Frame 1 (no input): blank canvas, image omitted
Frame 60 (the mouse pressed at the canvas centre just before this capture): blank canvas, image omitted
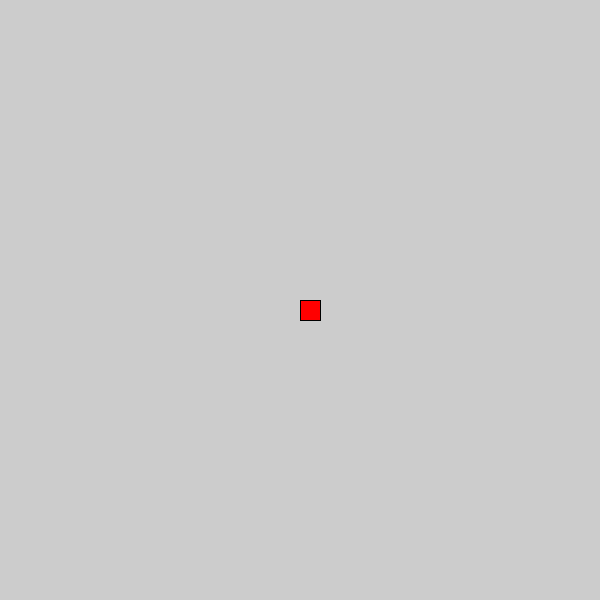
Frame 120 (the mouse held since frame 60 and released just before this capture)

The Processing sketch whose frames 1 and 60 were blank and that drew this single picture after the mouse press (run headless with seeded random() and noise(); from frame 60 on, the mouse is pressed at the canvas centre):

// Processing sketch: zona_cuadrada_al_centro
// ── zona_cuadrada_al_centro.pde
void setup() {
  size(600, 600);
}

void draw() {
  if (mousePressed) {
    if ( mouseX > width/3 && mouseX<width/3 * 2 && mouseY>height/3 && mouseY<height/3 * 2) {
      fill(255, 0, 0); //rojo
      rect(mouseX, mouseY, 20, 20);
    } else {
      fill(0, 255, 0); //verde
      ellipse(mouseX, mouseY, 20, 20);
    }
  }
}
